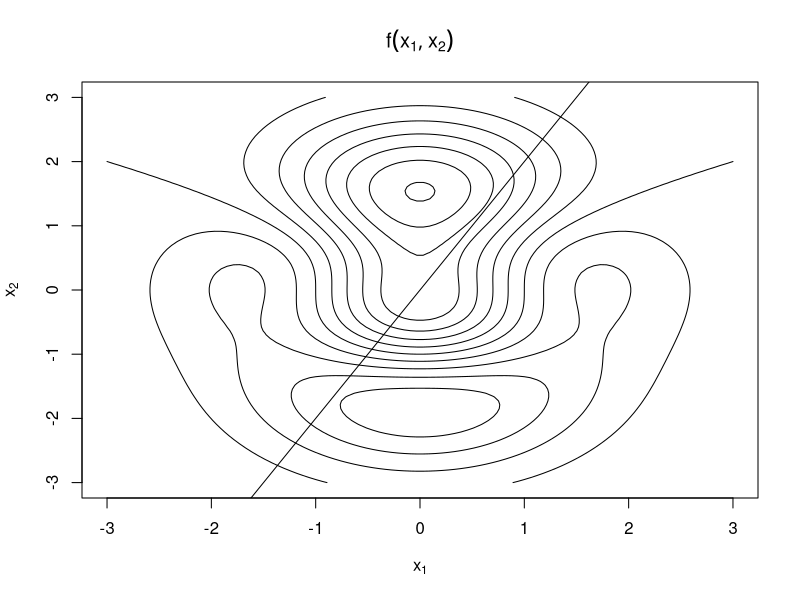
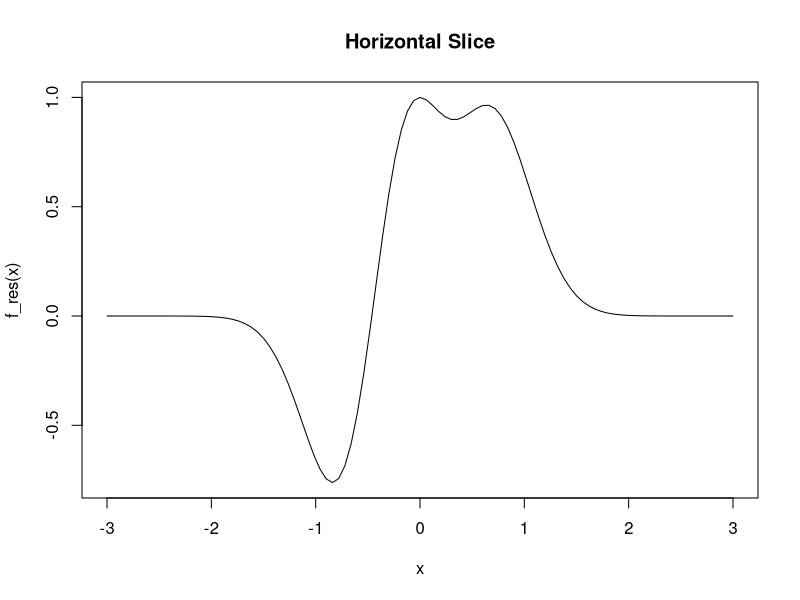

The R source for these figures, in order:
k = 2
b = 0
f = function(x1, x2){
	ret = (1 - x1 ^ 2 + x2 ^ 3) * exp(-0.5 * (x1 ^ 2 + x2 ^ 2))
	return(ret)
}

lineRestrict = function(x1){
	x2 = k * x1 + b
	return(x2)
}

f_res = function(x1){
	return(f(x1, lineRestrict(x1)))
}

x1 = seq(-3, 3, length.out = 100)
x2 = seq(-3, 3, length.out = 100)
y = outer(x1, x2, f)

contour(x1, x2, y, xlab = expression(x[1]), ylab = expression(x[2]), 
	main = expression(f(x[1], x[2])), drawlabels = FALSE, nlevels = 10)
abline(a = b, b = k)
curve(f_res, -3, 3, main = 'Horizontal Slice')